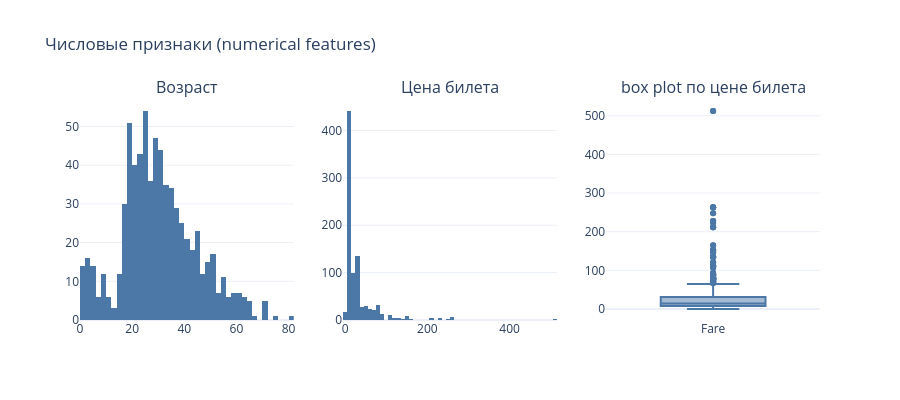

The notebook cell saved with this chart:
### Markdown cell above
Числовые признаки и распределения

### Code cell
import plotly.express as px
import plotly.graph_objects as go
from plotly.subplots import make_subplots

display(df.describe())

# Три графика в один ряд — удобнее смотреть на широком мониторе
fig = make_subplots(
    rows=1, cols=3,
    subplot_titles=["Возраст", "Цена билета", "box plot по цене билета"]
)
fig.add_trace(go.Histogram(x=df["Age"], marker_color="#4C78A8"), row=1, col=1)
fig.add_trace(go.Histogram(x=df["Fare"], marker_color="#4C78A8"), row=1, col=2)
fig.add_trace(go.Box(y=df["Fare"], marker_color="#4C78A8", name="Fare"), row=1, col=3)

fig.update_layout(
    template="plotly_white",
    showlegend=False,
    height=400,
    title_text="Числовые признаки (numerical features)"
)
fig.show()

print("Выводы:")
print("- Fare (цена билета): сильный правый перекос — медиана 14, среднее 32, максимум 512;")
print("  box plot показывает много выбросов (outliers). Это надо чинить.")
print("- Age: форма распределения в целом нормальная, чинить её не надо,")
print("  ранее стало известно, что в Age 20% пропущено — это тотже надо чинить.")

### Figure 1 — Plotly figure (JSON) as saved in the notebook; plotly's stock layout.template omitted (floating-point values rounded to 4 significant figures; data arrays with more than 128 entries replaced by an {"elided": "..."} marker saying what was removed)
{"data": [{"marker": {"color": "#4C78A8"}, "type": "histogram", "x": {"elided": "891 float values"}, "xaxis": "x", "yaxis": "y"}, {"marker": {"color": "#4C78A8"}, "type": "histogram", "x": {"elided": "891 float values"}, "xaxis": "x2", "yaxis": "y2"}, {"marker": {"color": "#4C78A8"}, "name": "Fare", "type": "box", "xaxis": "x3", "y": {"elided": "891 float values"}, "yaxis": "y3"}], "layout": {"annotations": [{"font": {"size": 16}, "showarrow": false, "text": "Возраст", "x": 0.1444, "xanchor": "center", "xref": "paper", "y": 1, "yanchor": "bottom", "yref": "paper"}, {"font": {"size": 16}, "showarrow": false, "text": "Цена билета", "x": 0.5, "xanchor": "center", "xref": "paper", "y": 1, "yanchor": "bottom", "yref": "paper"}, {"font": {"size": 16}, "showarrow": false, "text": "box plot по цене билета", "x": 0.8556, "xanchor": "center", "xref": "paper", "y": 1, "yanchor": "bottom", "yref": "paper"}], "height": 400, "showlegend": false, "title": {"text": "Числовые признаки (numerical features)"}, "xaxis": {"anchor": "y", "domain": [0, 0.2889]}, "xaxis2": {"anchor": "y2", "domain": [0.3556, 0.6444]}, "xaxis3": {"anchor": "y3", "domain": [0.7111, 1]}, "yaxis": {"anchor": "x", "domain": [0, 1]}, "yaxis2": {"anchor": "x2", "domain": [0, 1]}, "yaxis3": {"anchor": "x3", "domain": [0, 1]}}}
